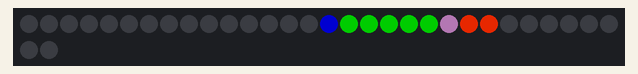
Recording of a sketch running on a simulated Arduino Uno, built with avr-gcc and run on an emulated ATmega328P. Shown: 32 RGB LEDs in strip order, left to right, continuing on the next row. Dim RGB values are drawn brighter than linear.

Above: at 0.1 s.
At 6.2 s:
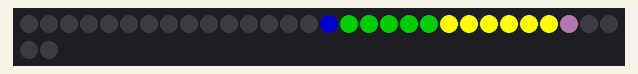
At 29.1 s:
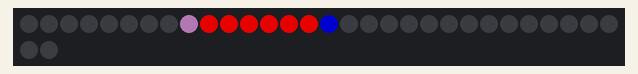

Measured:
- what the display in image 2 shows lasts 5.0 s, from 29.1 s to 34.1 s

The sketch:

stocks.ino
```cpp
#include "LPD8806.h"
#include "SPI.h"

// Parameters to configure a strip
#define dataPin 5
#define clockPin 6
#define numOfPixels 32


LPD8806 strip = LPD8806(numOfPixels, dataPin, clockPin);

// Colors
uint32_t colorPixel[numOfPixels];
uint32_t blue = strip.Color(0, 0, 60);
uint32_t orange = strip.Color(90, 15, 0);
uint32_t red = strip.Color(90, 0, 0);
uint32_t green = strip.Color(0, 55, 0);
uint32_t yellow = strip.Color(127, 127, 0);
uint32_t gray = strip.Color(30, 20, 30);


void setup() {
  resetColors(0);
  strip.begin();
}

void loop() {
  stockStart(5000);
  stockJump(5000);
  stockCollapse(5000);
  resetColors(0);
  showStrip(1000);
}

void stockCollapse(int wait) {
  int i;
  for (i=27; i > 15; i--) {
    colorPixel[i] = 0;
    showStrip(10);
  }
  for (i=14; i > 8; i--) {
    colorPixel[i] = red;
    showStrip(10);
  }
  colorPixel[8] = gray;
  showStrip(wait);
}

void stockJump(int wait) {
   int i;
   colorPixel[21] = yellow;
   colorPixel[27] = gray;
   showStrip(1000);
   for (i=21; i<27; i++) {
    colorPixel[i] = yellow;
    showStrip(20);
   }
   showStrip(wait);
}

void stockStart(int wait) {
   colorPixel[15] = blue;
  int i;
  for (i=16; i < 21; i++) {
    colorPixel[i] = green;
  }
  colorPixel[21] = gray;
  colorPixel[22] = orange;
  colorPixel[23] = orange;
  showStrip(wait);
}


/*
   Adds new color in the middle of the strip
   "pushes" current values out towards the edge
*/
void pushColorFromCenter(int wait, uint32_t color, int howMany) {
  int spreadsize = numOfPixels / 2;
  int i;
  for (i = 0; i < howMany; i++) {
    shiftPixelUp(spreadsize);
    shiftPixelDown(spreadsize - 1);
    colorPixel[spreadsize + i] = color;
    colorPixel[spreadsize - (i + 1)] = color;
    showStrip(wait);
  }
}

void spreadColor(int wait, uint32_t color, int edgelimit) {
  int spreadsize = numOfPixels / 2;
  int i;
  for (i = 0; i < (spreadsize - edgelimit); i++) {
    colorPixel[spreadsize + i] = color;
    colorPixel[spreadsize - (i + 1)] = color;
    showStrip(wait);
  }
}


void shiftPixelUp(int startPixel) {
  int i;
  for (i = numOfPixels - 1; i > startPixel; i--) {
    colorPixel[i] = colorPixel[i - 1];
  }
}

void shiftPixelDown(int startPixel) {
  int i;
  for (i = 0; i < startPixel; i++) {
    colorPixel[i] = colorPixel[i + 1];
  }
}

/**
   Show the strip and prep for next
*/
void showStrip(int wait) {
  int i;
  for (i = 0; i < numOfPixels; i++) {
    strip.setPixelColor(i, colorPixel[i]);
  }
  strip.show();
  delay(wait);
}

/**
   Set all LED to one color
*/
void resetColors(uint32_t color) {
  int i;
  for (i = 0; i < numOfPixels; i++) {
    colorPixel[i] = color;
    strip.setPixelColor(i, color);
  }
}
```
